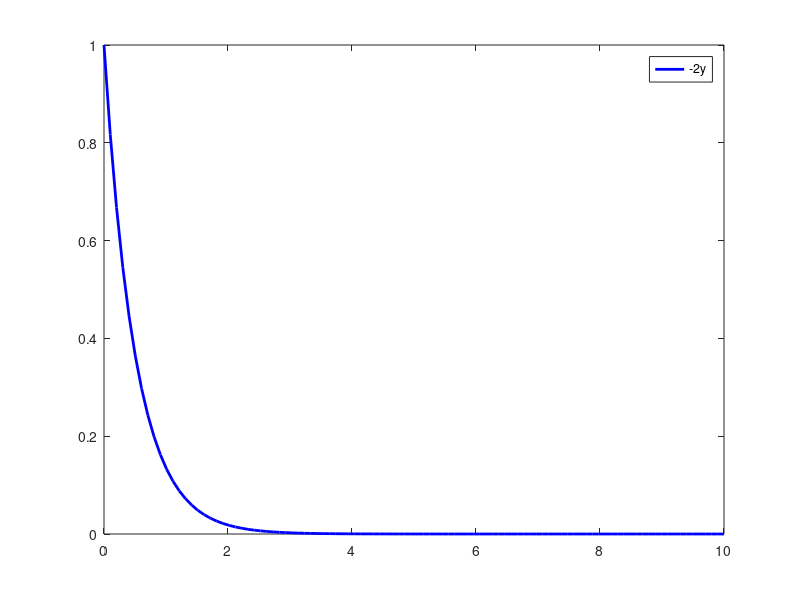

Write MATLAB code to recreate this figure. (Note: this script raises an error after producing the figure.)
#!/usr/bin/octave -q

% odesolve.m
% Date  : 28 October 2017
% Author: Ankit Pati

grid on;

title('Solve ODEs');
xlabel('t');
ylabel('y');

y0 = 1;
[t y] = ode45(@(t, y) -2.*y, linspace(0, 10), y0);
plot(t, y, 'linewidth', 2, '-b', 'DisplayName', '-2y');

legend('show');
drawnow();
input('Press enter key to continue...');

Y0 = [1; 1];
[t y] = ode45(@odesample, linspace(0, 10), Y0);
plot(t, y, 'linewidth', 2, '-r', 'DisplayName', 'odesample');

legend('show');
drawnow();
input('Press enter key to terminate...');

% end of odesolve.m
